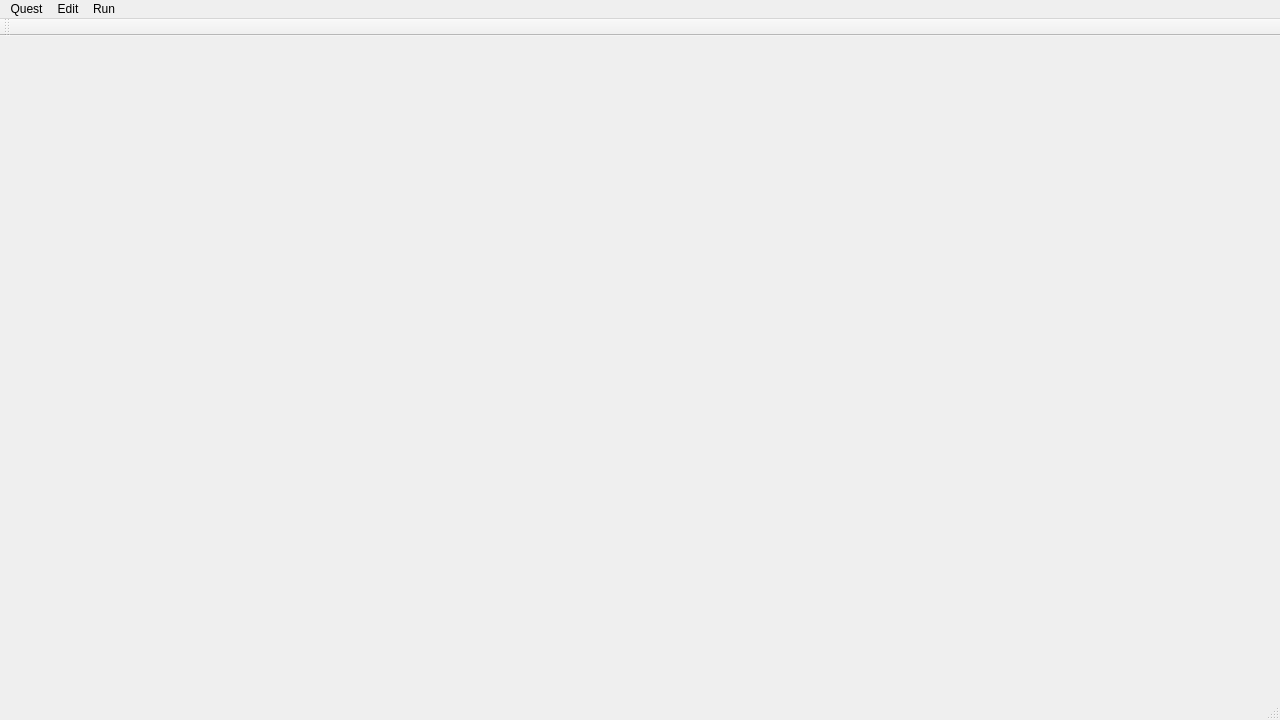
<?xml version="1.0" encoding="UTF-8"?>
<ui version="4.0">
 <class>MainWindow</class>
 <widget class="QMainWindow" name="MainWindow">
  <property name="geometry">
   <rect>
    <x>0</x>
    <y>0</y>
    <width>1280</width>
    <height>720</height>
   </rect>
  </property>
  <property name="windowTitle">
   <string>Solarus Quest Editor</string>
  </property>
  <widget class="QWidget" name="centralWidget"/>
  <widget class="QMenuBar" name="menuBar">
   <property name="geometry">
    <rect>
     <x>0</x>
     <y>0</y>
     <width>1280</width>
     <height>25</height>
    </rect>
   </property>
   <widget class="QMenu" name="menuQuest">
    <property name="title">
     <string>Quest</string>
    </property>
    <addaction name="actionNew_quest"/>
    <addaction name="actionLoad_quest"/>
    <addaction name="separator"/>
    <addaction name="actionExit"/>
   </widget>
   <widget class="QMenu" name="menuEdit">
    <property name="title">
     <string>Edit</string>
    </property>
   </widget>
   <widget class="QMenu" name="menuRun">
    <property name="title">
     <string>Run</string>
    </property>
    <addaction name="actionRun_quest"/>
   </widget>
   <addaction name="menuQuest"/>
   <addaction name="menuEdit"/>
   <addaction name="menuRun"/>
  </widget>
  <widget class="QToolBar" name="mainToolBar">
   <attribute name="toolBarArea">
    <enum>TopToolBarArea</enum>
   </attribute>
   <attribute name="toolBarBreak">
    <bool>false</bool>
   </attribute>
  </widget>
  <widget class="QStatusBar" name="statusBar"/>
  <action name="actionNew_quest">
   <property name="text">
    <string>New quest...</string>
   </property>
   <property name="shortcut">
    <string>Ctrl+N</string>
   </property>
  </action>
  <action name="actionLoad_quest">
   <property name="text">
    <string>Load quest...</string>
   </property>
   <property name="shortcut">
    <string>Ctrl+O</string>
   </property>
  </action>
  <action name="actionExit">
   <property name="text">
    <string>Exit</string>
   </property>
   <property name="shortcut">
    <string>Ctrl+Q</string>
   </property>
  </action>
  <action name="actionRun_quest">
   <property name="text">
    <string>Run quest</string>
   </property>
   <property name="shortcut">
    <string>F9</string>
   </property>
  </action>
 </widget>
 <layoutdefault spacing="6" margin="11"/>
 <resources/>
 <connections/>
</ui>
